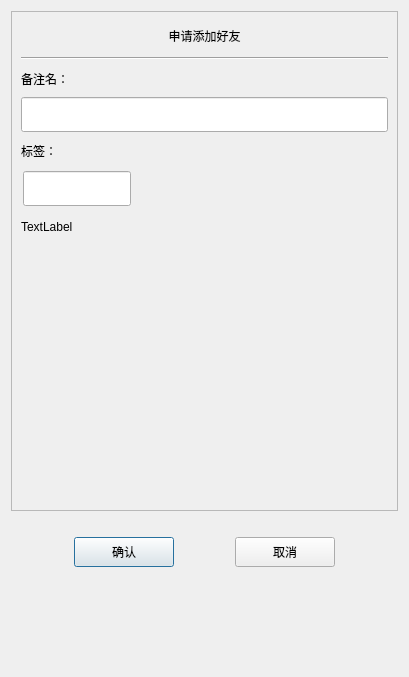
<?xml version="1.0" encoding="UTF-8"?>
<ui version="4.0">
 <class>AuthenFriend</class>
 <widget class="QDialog" name="AuthenFriend">
  <property name="geometry">
   <rect>
    <x>0</x>
    <y>0</y>
    <width>409</width>
    <height>677</height>
   </rect>
  </property>
  <property name="windowTitle">
   <string>Dialog</string>
  </property>
  <layout class="QVBoxLayout" name="verticalLayout">
   <item>
    <widget class="QScrollArea" name="scrollArea">
     <property name="minimumSize">
      <size>
       <width>0</width>
       <height>500</height>
      </size>
     </property>
     <property name="widgetResizable">
      <bool>true</bool>
     </property>
     <widget class="QWidget" name="scrollcontent">
      <property name="geometry">
       <rect>
        <x>0</x>
        <y>0</y>
        <width>389</width>
        <height>498</height>
       </rect>
      </property>
      <layout class="QVBoxLayout" name="verticalLayout_2">
       <property name="spacing">
        <number>0</number>
       </property>
       <property name="leftMargin">
        <number>0</number>
       </property>
       <property name="topMargin">
        <number>11</number>
       </property>
       <property name="rightMargin">
        <number>0</number>
       </property>
       <property name="bottomMargin">
        <number>11</number>
       </property>
       <item>
        <widget class="QLabel" name="apply_lb">
         <property name="minimumSize">
          <size>
           <width>0</width>
           <height>25</height>
          </size>
         </property>
         <property name="maximumSize">
          <size>
           <width>16777215</width>
           <height>25</height>
          </size>
         </property>
         <property name="text">
          <string>申请添加好友</string>
         </property>
         <property name="alignment">
          <set>Qt::AlignCenter</set>
         </property>
        </widget>
       </item>
       <item>
        <widget class="QWidget" name="apply_wid" native="true">
         <layout class="QVBoxLayout" name="verticalLayout_3">
          <item>
           <widget class="Line" name="line">
            <property name="orientation">
             <enum>Qt::Horizontal</enum>
            </property>
           </widget>
          </item>
          <item>
           <widget class="QLabel" name="label_2">
            <property name="minimumSize">
             <size>
              <width>0</width>
              <height>25</height>
             </size>
            </property>
            <property name="maximumSize">
             <size>
              <width>16777215</width>
              <height>25</height>
             </size>
            </property>
            <property name="text">
             <string>备注名：</string>
            </property>
           </widget>
          </item>
          <item>
           <widget class="CustomizeEdit" name="back_ed">
            <property name="minimumSize">
             <size>
              <width>0</width>
              <height>35</height>
             </size>
            </property>
            <property name="maximumSize">
             <size>
              <width>16777215</width>
              <height>35</height>
             </size>
            </property>
           </widget>
          </item>
          <item>
           <widget class="QLabel" name="label_3">
            <property name="minimumSize">
             <size>
              <width>0</width>
              <height>25</height>
             </size>
            </property>
            <property name="maximumSize">
             <size>
              <width>16777215</width>
              <height>25</height>
             </size>
            </property>
            <property name="text">
             <string>标签：</string>
            </property>
           </widget>
          </item>
          <item>
           <widget class="QWidget" name="lb_group_wid" native="true">
            <property name="minimumSize">
             <size>
              <width>0</width>
              <height>50</height>
             </size>
            </property>
            <layout class="QVBoxLayout" name="verticalLayout_4">
             <property name="spacing">
              <number>0</number>
             </property>
             <property name="leftMargin">
              <number>0</number>
             </property>
             <property name="topMargin">
              <number>0</number>
             </property>
             <property name="rightMargin">
              <number>0</number>
             </property>
             <property name="bottomMargin">
              <number>0</number>
             </property>
             <item>
              <widget class="QWidget" name="gridWidget" native="true">
               <property name="minimumSize">
                <size>
                 <width>0</width>
                 <height>40</height>
                </size>
               </property>
               <property name="maximumSize">
                <size>
                 <width>16777215</width>
                 <height>40</height>
                </size>
               </property>
               <widget class="CustomizeEdit" name="lb_ed">
                <property name="geometry">
                 <rect>
                  <x>2</x>
                  <y>2</y>
                  <width>108</width>
                  <height>35</height>
                 </rect>
                </property>
                <property name="maximumSize">
                 <size>
                  <width>16777215</width>
                  <height>35</height>
                 </size>
                </property>
               </widget>
              </widget>
             </item>
             <item>
              <widget class="QWidget" name="input_tip_wid" native="true">
               <property name="minimumSize">
                <size>
                 <width>0</width>
                 <height>35</height>
                </size>
               </property>
               <property name="maximumSize">
                <size>
                 <width>16777215</width>
                 <height>35</height>
                </size>
               </property>
               <layout class="QVBoxLayout" name="verticalLayout_5">
                <property name="spacing">
                 <number>0</number>
                </property>
                <property name="leftMargin">
                 <number>0</number>
                </property>
                <property name="topMargin">
                 <number>0</number>
                </property>
                <property name="rightMargin">
                 <number>0</number>
                </property>
                <property name="bottomMargin">
                 <number>0</number>
                </property>
                <item>
                 <widget class="ClickedOnceLabel" name="tip_lb">
                  <property name="text">
                   <string>TextLabel</string>
                  </property>
                 </widget>
                </item>
               </layout>
              </widget>
             </item>
            </layout>
           </widget>
          </item>
          <item>
           <widget class="QWidget" name="widget" native="true">
            <property name="minimumSize">
             <size>
              <width>0</width>
              <height>60</height>
             </size>
            </property>
            <layout class="QHBoxLayout" name="horizontalLayout_2">
             <property name="spacing">
              <number>7</number>
             </property>
             <property name="leftMargin">
              <number>0</number>
             </property>
             <property name="topMargin">
              <number>0</number>
             </property>
             <property name="rightMargin">
              <number>0</number>
             </property>
             <property name="bottomMargin">
              <number>0</number>
             </property>
             <item>
              <widget class="QWidget" name="lb_list" native="true">
               <property name="minimumSize">
                <size>
                 <width>287</width>
                 <height>50</height>
                </size>
               </property>
               <property name="maximumSize">
                <size>
                 <width>287</width>
                 <height>16777215</height>
                </size>
               </property>
              </widget>
             </item>
             <item>
              <widget class="QWidget" name="more_lb_wid" native="true">
               <property name="minimumSize">
                <size>
                 <width>30</width>
                 <height>0</height>
                </size>
               </property>
               <property name="maximumSize">
                <size>
                 <width>30</width>
                 <height>16777215</height>
                </size>
               </property>
               <layout class="QVBoxLayout" name="verticalLayout_6">
                <property name="spacing">
                 <number>0</number>
                </property>
                <property name="leftMargin">
                 <number>0</number>
                </property>
                <property name="topMargin">
                 <number>0</number>
                </property>
                <property name="rightMargin">
                 <number>0</number>
                </property>
                <property name="bottomMargin">
                 <number>0</number>
                </property>
                <item>
                 <spacer name="verticalSpacer_3">
                  <property name="orientation">
                   <enum>Qt::Vertical</enum>
                  </property>
                  <property name="sizeHint" stdset="0">
                   <size>
                    <width>20</width>
                    <height>40</height>
                   </size>
                  </property>
                 </spacer>
                </item>
                <item>
                 <widget class="ClickedOnceLabel" name="more_lb">
                  <property name="minimumSize">
                   <size>
                    <width>25</width>
                    <height>25</height>
                   </size>
                  </property>
                  <property name="maximumSize">
                   <size>
                    <width>25</width>
                    <height>25</height>
                   </size>
                  </property>
                  <property name="text">
                   <string/>
                  </property>
                 </widget>
                </item>
                <item>
                 <spacer name="verticalSpacer_4">
                  <property name="orientation">
                   <enum>Qt::Vertical</enum>
                  </property>
                  <property name="sizeHint" stdset="0">
                   <size>
                    <width>20</width>
                    <height>40</height>
                   </size>
                  </property>
                 </spacer>
                </item>
               </layout>
              </widget>
             </item>
            </layout>
           </widget>
          </item>
         </layout>
        </widget>
       </item>
      </layout>
     </widget>
    </widget>
   </item>
   <item>
    <spacer name="verticalSpacer">
     <property name="orientation">
      <enum>Qt::Vertical</enum>
     </property>
     <property name="sizeType">
      <enum>QSizePolicy::Fixed</enum>
     </property>
     <property name="sizeHint" stdset="0">
      <size>
       <width>20</width>
       <height>10</height>
      </size>
     </property>
    </spacer>
   </item>
   <item>
    <widget class="QWidget" name="apply_sure_wid" native="true">
     <property name="minimumSize">
      <size>
       <width>0</width>
       <height>50</height>
      </size>
     </property>
     <layout class="QHBoxLayout" name="horizontalLayout">
      <item>
       <spacer name="horizontalSpacer">
        <property name="orientation">
         <enum>Qt::Horizontal</enum>
        </property>
        <property name="sizeHint" stdset="0">
         <size>
          <width>40</width>
          <height>20</height>
         </size>
        </property>
       </spacer>
      </item>
      <item>
       <widget class="ClickedBtn" name="sure_btn">
        <property name="minimumSize">
         <size>
          <width>100</width>
          <height>30</height>
         </size>
        </property>
        <property name="text">
         <string>确认</string>
        </property>
       </widget>
      </item>
      <item>
       <spacer name="horizontalSpacer_3">
        <property name="orientation">
         <enum>Qt::Horizontal</enum>
        </property>
        <property name="sizeHint" stdset="0">
         <size>
          <width>40</width>
          <height>20</height>
         </size>
        </property>
       </spacer>
      </item>
      <item>
       <widget class="ClickedBtn" name="cancel_btn">
        <property name="minimumSize">
         <size>
          <width>100</width>
          <height>30</height>
         </size>
        </property>
        <property name="text">
         <string>取消</string>
        </property>
       </widget>
      </item>
      <item>
       <spacer name="horizontalSpacer_2">
        <property name="orientation">
         <enum>Qt::Horizontal</enum>
        </property>
        <property name="sizeHint" stdset="0">
         <size>
          <width>40</width>
          <height>20</height>
         </size>
        </property>
       </spacer>
      </item>
     </layout>
    </widget>
   </item>
   <item>
    <spacer name="verticalSpacer_2">
     <property name="orientation">
      <enum>Qt::Vertical</enum>
     </property>
     <property name="sizeHint" stdset="0">
      <size>
       <width>20</width>
       <height>75</height>
      </size>
     </property>
    </spacer>
   </item>
  </layout>
 </widget>
 <customwidgets>
  <customwidget>
   <class>ClickedBtn</class>
   <extends>QPushButton</extends>
   <header location="global">clickedbtn.h</header>
  </customwidget>
  <customwidget>
   <class>CustomizeEdit</class>
   <extends>QLineEdit</extends>
   <header location="global">customizeedit.h</header>
  </customwidget>
  <customwidget>
   <class>ClickedOnceLabel</class>
   <extends>QLabel</extends>
   <header location="global">clickedoncelabel.h</header>
  </customwidget>
 </customwidgets>
 <resources/>
 <connections/>
</ui>
